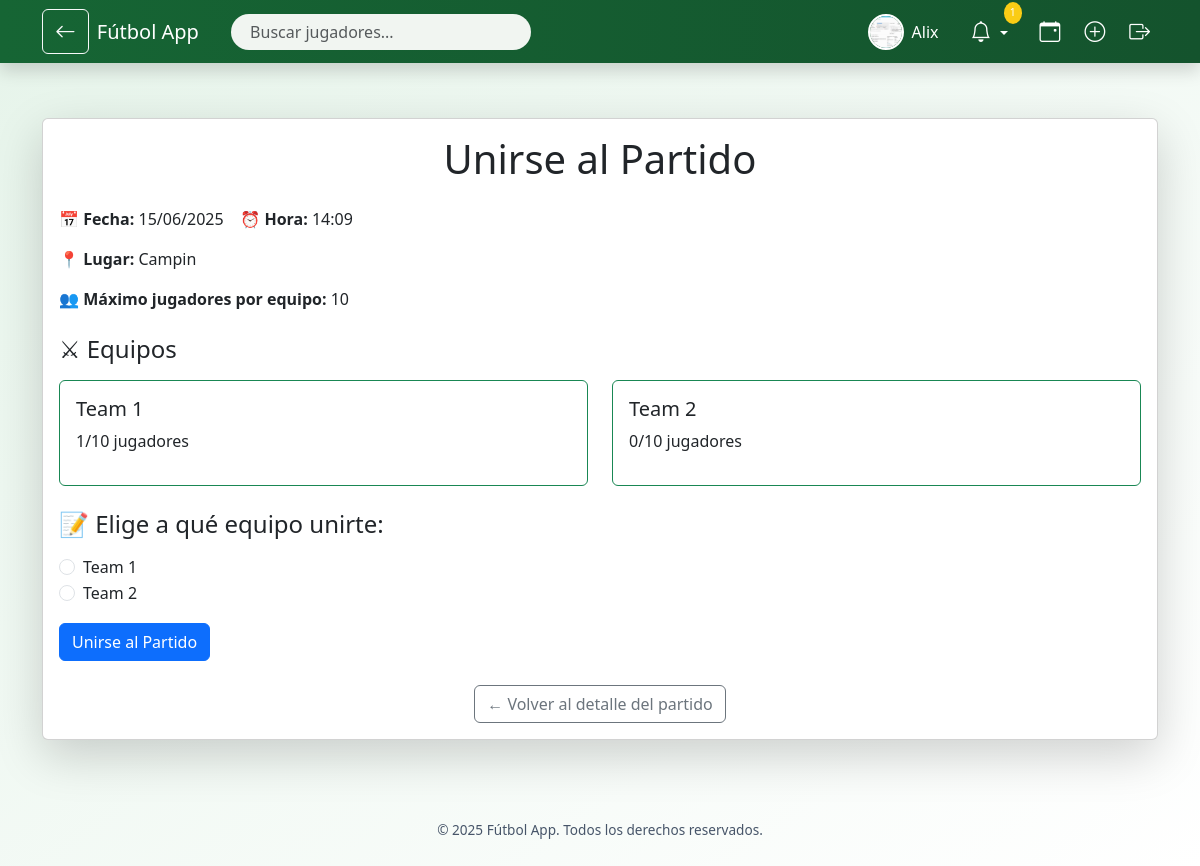
Screenshot of /partido/1/unirse (signed in) with the database file from the repository.
### models.py (models this page shows, shortened)
class User(UserMixin, db.Model):
    __tablename__ = 'user'
    id = db.Column(db.Integer, primary_key=True)
    username = db.Column(db.String(100), unique=True, nullable=False)
    password = db.Column(db.String(200), nullable=False)
    foto_perfil = db.Column(db.String(120), default='default.jpg')
    calificaciones_recibidas = db.relationship(
        'Calificacion', foreign_keys='Calificacion.evaluado_id',
        back_populates='evaluado', lazy='dynamic'
    )
    calificaciones_realizadas = db.relationship(
        'Calificacion', foreign_keys='Calificacion.evaluador_id',
        back_populates='evaluador', lazy='dynamic'
    )
    inscripciones = db.relationship('Inscripcion', back_populates='user', lazy='dynamic')
    partidos_creados = db.relationship('Partido', back_populates='organizador', lazy='dynamic')
    amistades_enviadas = db.relationship('Amistad',
                                         foreign_keys='Amistad.usuario_id',
                                         backref='solicitante', lazy='dynamic')
    amistades_recibidas = db.relationship('Amistad',
                                          foreign_keys='Amistad.amigo_id',
                                          backref='receptor', lazy='dynamic')

class Partido(db.Model):
    __tablename__ = 'partido'
    id = db.Column(db.Integer, primary_key=True)
    fecha_hora = db.Column(db.DateTime, nullable=False)
    lugar = db.Column(db.String(200), nullable=False)
    equipo1 = db.Column(db.String(100), nullable=False)
    equipo2 = db.Column(db.String(100), nullable=False)
    max_jugadores = db.Column(db.Integer, nullable=False)
    resultado = db.Column(db.String(100))
    cerrado = db.Column(db.Boolean, default=False)
    solo_por_invitacion = db.Column(db.Boolean, default=False)
    enlace_invitacion = db.Column(db.String(100), unique=True, nullable=True)  # ✅ Link público
    organizador_id = db.Column(db.Integer, db.ForeignKey('user.id'))
    organizador = db.relationship('User', back_populates='partidos_creados')
    inscripciones = db.relationship('Inscripcion', back_populates='partido', cascade="all, delete-orphan")
    calificaciones = db.relationship('Calificacion', backref='partido', lazy='dynamic', cascade="all, delete-orphan")

### app.py (the view, shortened to what this page needs)
@app.route('/partido/<int:partido_id>/unirse', methods=['GET', 'POST'])
@login_required
def unirse_partido(partido_id):
    partido = Partido.query.get_or_404(partido_id)
    inscripcion_existente = Inscripcion.query.filter_by(user_id=current_user.id, partido_id=partido.id).first()
    if inscripcion_existente:
        flash('Ya estás inscrito en este partido.')
        return redirect(url_for('detalle_partido', partido_id=partido.id))
    count_equipo1 = Inscripcion.query.filter_by(partido_id=partido.id, equipo=partido.equipo1).count()
    count_equipo2 = Inscripcion.query.filter_by(partido_id=partido.id, equipo=partido.equipo2).count()
    equipo1_lleno = count_equipo1 >= partido.max_jugadores
    equipo2_lleno = count_equipo2 >= partido.max_jugadores
    return render_template('unirse_partido.html', partido=partido,
                           count_equipo1=count_equipo1, count_equipo2=count_equipo2,
                           equipo1_lleno=equipo1_lleno, equipo2_lleno=equipo2_lleno)

### app.py (called while the page is built)
@login_manager.user_loader
def load_user(user_id):
    return User.query.get(int(user_id))

@app.context_processor
def utility_processor():
    def calificacion_jugador_en_partido(jugador, partido_id):
        calificaciones = [c.puntuacion for c in jugador.calificaciones_recibidas if c.partido_id == partido_id]
        if calificaciones:
            return round(sum(calificaciones) / len(calificaciones), 2)
        return None
    return dict(calificacion_jugador_en_partido=calificacion_jugador_en_partido)

@app.context_processor
def inject_notificaciones():
    if current_user.is_authenticated:
        solicitudes = Amistad.query.filter_by(amigo_id=current_user.id, confirmada=False).count()
        invitaciones = Invitacion.query \
            .filter_by(usuario_id=current_user.id) \
            .join(Partido).filter(Partido.cerrado == False).count()
        return {
            'solicitudes_count': solicitudes,
            'invitaciones_count': invitaciones
        }
    return {
        'solicitudes_count': 0,
        'invitaciones_count': 0
    }

### templates/unirse_partido.html (shortened to what this page needs)
{% extends 'base.html' %}
{% block content %}
<div class="container mt-5">
    <div class="card shadow-lg rounded">
        <div class="card-body">
            <h1 class="card-title text-center mb-4">Unirse al Partido</h1>
            <div class="mb-4">
                <p><strong>📅 Fecha:</strong> {{ partido.fecha_hora.strftime('%d/%m/%Y') }} &nbsp;&nbsp;
                <strong>⏰ Hora:</strong> {{ partido.fecha_hora.strftime('%H:%M') }}</p>
                <p><strong>📍 Lugar:</strong> {{ partido.lugar }}</p>
                <p><strong>👥 Máximo jugadores por equipo:</strong> {{ partido.max_jugadores }}</p>
            </div>
            <div class="mb-4">
                <h4 class="mb-3">⚔ Equipos</h4>
                <div class="row">
                    <div class="col-md-6">
                        <div class="border p-3 rounded {% if equipo1_lleno %}border-danger{% else %}border-success{% endif %}">
                            <h5>{{ partido.equipo1 }}</h5>
                            <p>{{ count_equipo1 }}/{{ partido.max_jugadores }} jugadores</p>
                        </div>
                    </div>
                    <div class="col-md-6">
                        <div class="border p-3 rounded {% if equipo2_lleno %}border-danger{% else %}border-success{% endif %}">
                            <h5>{{ partido.equipo2 }}</h5>
                            <p>{{ count_equipo2 }}/{{ partido.max_jugadores }} jugadores</p>
                        </div>
                    </div>
                </div>
            </div>
            <div class="mb-4">
                <h4 class="mb-3">📝 Elige a qué equipo unirte:</h4>
                <form method="POST">
                    <div class="form-check">
                        {% if not equipo1_lleno %}
                            <input class="form-check-input" type="radio" id="equipo1" name="equipo" value="{{ partido.equipo1 }}" required>
                            <label class="form-check-label" for="equipo1">{{ partido.equipo1 }}</label>
                        {% endif %}
                    </div>
                    <div class="form-check">
                        {% if not equipo2_lleno %}
                            <input class="form-check-input" type="radio" id="equipo2" name="equipo" value="{{ partido.equipo2 }}" required>
                            <label class="form-check-label" for="equipo2">{{ partido.equipo2 }}</label>
                        {% endif %}
                    </div>
                    {% if not equipo1_lleno or not equipo2_lleno %}
                        <button type="submit" class="btn btn-primary mt-3">Unirse al Partido</button>
                    {% else %}
                        <div class="alert alert-warning mt-3">
                            Ambos equipos están completos. No es posible unirse.
                        </div>
                    {% endif %}
                </form>
            </div>
            <div class="text-center">
                <a href="{{ url_for('detalle_partido', partido_id=partido.id) }}" class="btn btn-outline-secondary">
                    ← Volver al detalle del partido
                </a>
            </div>
        </div>
    </div>
</div>
{% endblock %}

### templates/base.html (shortened to what this page needs)
<!DOCTYPE html>
<html lang="es">
<head>
    <link href="https://cdn.jsdelivr.net/npm/bootstrap@5.3.3/dist/css/bootstrap.min.css" rel="stylesheet">
    <link href="https://cdn.jsdelivr.net/npm/bootstrap-icons@1.11.0/font/bootstrap-icons.css" rel="stylesheet">
    <link href="https://cdn.jsdelivr.net/npm/bootstrap@5.3.0/dist/css/bootstrap.min.css" rel="stylesheet">
    <link href="https://cdnjs.cloudflare.com/ajax/libs/font-awesome/6.4.0/css/all.min.css" rel="stylesheet">
    <link href="https://cdn.jsdelivr.net/npm/bootstrap-icons@1.10.5/font/bootstrap-icons.css" rel="stylesheet">
</head>
<body>
<nav class="navbar navbar-expand-lg fixed-top shadow">
    <div class="container">
        {% if request.endpoint not in ['index', 'inicio'] %}
        <a href="javascript:history.back()" class="btn btn-outline-light me-2" data-bs-toggle="tooltip" title="Volver">
            <i class="bi bi-arrow-left"></i>
        </a>
        {% endif %}
        <a class="navbar-brand" href="{{ url_for('index') if current_user.is_authenticated else url_for('inicio') }}">
             Fútbol App
        </a>
        <div class="collapse navbar-collapse" id="mainNavbar">
            {% if current_user.is_authenticated %}
                <form class="d-flex position-relative me-auto ms-3" style="width: 300px;" onsubmit="return false;">
                    <input id="busqueda-nav" type="search" class="form-control" placeholder="Buscar jugadores..." autocomplete="off">
                </form>
            {% endif %}
            <ul class="navbar-nav ms-auto align-items-center">
                {% if current_user.is_authenticated %}
                    <li class="nav-item me-3 d-flex align-items-center gap-2">
                        <a href="{{ url_for('perfil_usuario', user_id=current_user.id) }}" class="d-flex align-items-center text-decoration-none text-white" data-bs-toggle="tooltip" title="Mi perfil">
                            <img src="{{ url_for('static', filename='profile_pics/' ~ current_user.foto_perfil) }}" alt="Perfil" class="nav-profile-img">
                            <span class="ms-2">{{ current_user.username }}</span>
                        </a>
                    </li>
                    <li class="nav-item dropdown me-2 notification-icon" data-bs-toggle="tooltip" title="Notificaciones">
                        <a class="nav-link dropdown-toggle" href="#" role="button" data-bs-toggle="dropdown">
                            <i class="bi bi-bell"></i>
                            {% if solicitudes_count + invitaciones_count > 0 %}
                                <span class="notification-badge">{{ solicitudes_count + invitaciones_count }}</span>
                            {% endif %}
                        </a>
                    </li>
                    <li class="nav-item" data-bs-toggle="tooltip" title="Eventos">
                        <a class="nav-link" href="{{ url_for('index') }}">
                            <i class="bi bi-calendar-event"></i>
                        </a>
                    </li>
                    <li class="nav-item" data-bs-toggle="tooltip" title="Crear partido">
                        <a class="nav-link" href="{{ url_for('crear_partido') }}">
                            <i class="bi bi-plus-circle"></i>
                        </a>
                    </li>
                    <li class="nav-item" data-bs-toggle="tooltip" title="Cerrar sesión">
                        <a class="nav-link text-warning" href="{{ url_for('logout') }}">
                            <i class="bi bi-box-arrow-right"></i>
                        </a>
                    </li>
                {% endif %}
            </ul>
        </div>
    </div>
</nav>
<main class="container-fluid contenido">
    {% block content %}{% endblock %}
</main>
<footer>
    © {{ current_year or 2025 }} Fútbol App. Todos los derechos reservados.
</footer>
</body>
</html>

### templates/base.html (style rules this page uses)
body { background: linear-gradient(to bottom right, #e6f4ea, #ffffff); font-family: 'Segoe UI', Tahoma, Geneva, Verdana, sans-serif; padding-top: 70px; color: #1e293b; }
.navbar { background: linear-gradient(to right, #166534, #14532d); padding: 0.5rem 1rem; box-shadow: 0 2px 8px rgba(0, 0, 0, 0.08); }
.navbar .navbar-brand, .navbar .nav-link, .navbar .dropdown-toggle { color: #ffffff !important; font-weight: 500; }
.nav-profile-img { width: 36px; height: 36px; object-fit: cover; border-radius: 50%; border: 2px solid white; }
.navbar .bi { font-size: 1.3rem; }
.navbar .nav-item { margin-left: 0.5rem; }
footer { background: transparent; color: #475569; font-size: 0.85rem; padding: 2rem 0; text-align: center; margin-top: 3rem; }
.notification-icon { position: relative; }
.notification-badge { position: absolute; top: -6px; right: -6px; background-color: #facc15; color: white; font-size: 0.65rem; border-radius: 50%; padding: 3px 6px; }
form.d-flex input[type="search"] { border-radius: 20px; padding-left: 1.2rem; background-color: #f1f5f1; border: none; }

### rows the page displays
User: foto_perfil (picture), username "Alix"
Partido: fecha_hora "15/06/2025", fecha_hora "14:09", lugar "Campin", max_jugadores "10", equipo1 "Team 1", equipo2 "Team 2"

### other values shown
{{ solicitudes_count + invitaciones_count }} "1"
{{ count_equipo1 }} "1"
{{ count_equipo2 }} "0"
{{ current_year or 2025 }} "2025"
